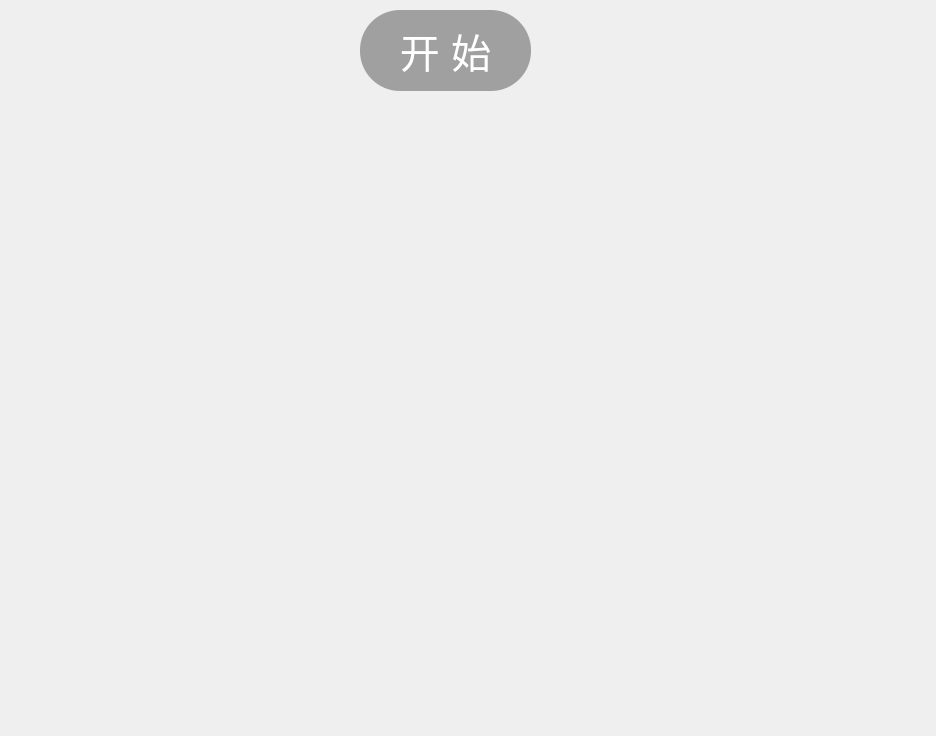
<?xml version="1.0" encoding="UTF-8"?>
<ui version="4.0">
 <class>duibi</class>
 <widget class="QWidget" name="duibi">
  <property name="geometry">
   <rect>
    <x>0</x>
    <y>0</y>
    <width>936</width>
    <height>736</height>
   </rect>
  </property>
  <property name="windowTitle">
   <string>Form</string>
  </property>
  <widget class="QPushButton" name="pushButton">
   <property name="geometry">
    <rect>
     <x>360</x>
     <y>10</y>
     <width>171</width>
     <height>81</height>
    </rect>
   </property>
   <property name="styleSheet">
    <string notr="true">border-radius: 40px;
font-family:宋体;
font-size:40px;
color:white;
background-color:rgb(160,160,160);
</string>
   </property>
   <property name="text">
    <string>开 始</string>
   </property>
  </widget>
 </widget>
 <resources/>
 <connections/>
</ui>
